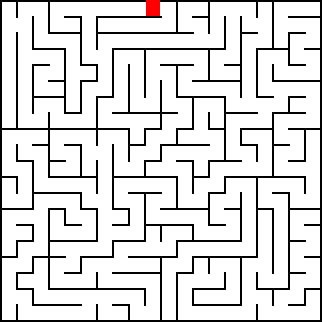
#> input picture mazes/maze.png, 322 x 322 px
$ python maze_solver.py
#> lines starting #> are read from the running program, lines starting #| are printed output that depends on the picture; after the words box and inside, x2 and y2 are one past the last pixel; in counts of white or black regions, pixels touching at a corner belong together
import numpy as np
import cv2 as cv


class MazeSolver:
	def __init__(self):
		self.img = cv.imread('mazes/maze.png')
#> self.img is the input picture: shape (322, 322, 3); mean B, G, R 219.8, 219.8, 220.4
		self.posX, self.posY = 167, 318
		self.pathX,self.pathY = [], []
		self.sensors = [[False, False],[False, False]]
		#self.sensors = [[up, down], [right, left]]
		self.lastdir = 3


	def pathing(self):
		self.directions()
		self.sensorcheck()
		if (self.sensors[0][0] == True and any(self.sensors[1]) == False or
			(any(self.sensors[0]) == False and any(self.sensors[1]) == False and
			self.lastdir == 2) or self.sensors[0][0] == True and self.sensors[1][0] == True):
			while int(list(self.up)[2]) + int(list(self.left)[2]) == 255:
				self.posX -= 1
				self.updatepath()
				self.sensorcheck()
			if any(self.sensors[0]) == False and any(self.sensors[1]) == False:
				self.posX -= 1
				self.updatepath()
				self.sensorcheck()
			self.lastdir = 4
		elif (self.sensors[0][1] == True and any(self.sensors[1]) == False or
			(any(self.sensors[0]) == False and any(self.sensors[1]) == False and
			self.lastdir == 1) or self.sensors[0][1] == True and self.sensors[1][1] == True):
			while int(list(self.down)[2]) + int(list(self.right)[2]) == 255:
				self.posX += 1
				self.updatepath()
				self.sensorcheck()
			if any(self.sensors[0]) == False and any(self.sensors[1]) == False:
				self.posX += 1
				self.updatepath()
				self.sensorcheck()
			self.lastdir = 3
		elif (self.sensors[1][0] == True and any(self.sensors[0]) == False or
			(any(self.sensors[0]) == False and any(self.sensors[1]) == False and
			self.lastdir == 4) or self.sensors[0][1] == True and self.sensors[1][0] == True):
			while int(list(self.right)[2]) + int(list(self.up)[2]) == 255:
				self.posY -= 1
				self.updatepath()
				self.sensorcheck()
			if any(self.sensors[0]) == False and any(self.sensors[1]) == False:
				self.posY -= 1
				self.updatepath()
				self.sensorcheck()
			self.lastdir = 1
		elif (self.sensors[1][1] == True and any(self.sensors[0]) == False or
			(any(self.sensors[0]) == False and any(self.sensors[1]) == False and
			self.lastdir == 3) or self.sensors[0][0] == True and self.sensors[1][1] == True):
			while int(list(self.left)[2]) + int(list(self.down)[2]) == 255:
				self.updatepath()
				self.posY += 1
				self.sensorcheck()
			if any(self.sensors[0]) == False and any(self.sensors[1]) == False:
				self.posY += 1
				self.updatepath()
				self.sensorcheck()
			self.lastdir = 2

	def directions(self):
		self.up = list(self.img[self.posY-1, self.posX])
#> self.up = [255, 255, 255]
		self.down = list(self.img[self.posY+1, self.posX])
#> self.down = [255, 255, 255]
		self.right = list(self.img[self.posY, self.posX+1])
#> self.right = [255, 255, 255]
		self.left = list(self.img[self.posY, self.posX-1])
#> self.left = [255, 255, 255]
		self.alldirs = [[self.up, self.down], [self.right, self.left]]
#> self.alldirs = [[[255, 255, 255], [255, 255, 255]], [[255, 255, 255], [255, 255, 255]]]

	def sensorcheck(self):
		self.directions()
		for ind, val in enumerate(self.alldirs):
			for ind2, val2 in enumerate(val):
				if val2[2] == 0:
					self.sensors[ind][ind2] = True
				else:
					self.sensors[ind][ind2] = False
		print(self.sensors)


	def updatepath(self):
		self.pathX.append(self.posX)
		self.pathY.append(self.posY)

	def path(self):
		self.directions()
		while self.right[2] == 255:
			self.posX += 1
			self.updatepath()
			self.sensorcheck()
#> this loop made 8 passes
#| [[False, False], [False, False]]
#| [[False, False], [False, False]]
#| [[False, False], [False, False]]
#| [[False, False], [False, False]]
#| [[False, False], [False, False]]
#| [[False, False], [False, False]]
#| [[False, False], [False, False]]
#| [[False, False], [True, False]]
#> after the loop, self.posX = 175
		self.sensorcheck()
#| [[False, False], [True, False]]
		while self.left != [0, 0, 255]:
			self.pathing()
#> this loop made 530 passes
#> (printed output is left out)

	def drawing(self):
		for ind, val in enumerate(self.pathX):
			self.img[self.pathY[ind], val] = [0, 255, 0]
#> this loop made 6237 passes
#> val on passes 1 to 3: 168, 169, 170
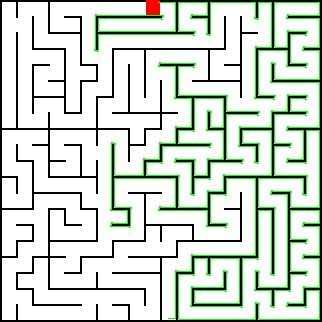
#> self.img: shape (322, 322, 3); 5.95% of pixels changed, all inside (x1, y1, x2, y2) = (94, 2, 320, 320)
		cv.imwrite('mazes/render.png', self.img)

def main():
	solver = MazeSolver()
	solver.path()
	solver.drawing()

if __name__ == '__main__':
	main()
